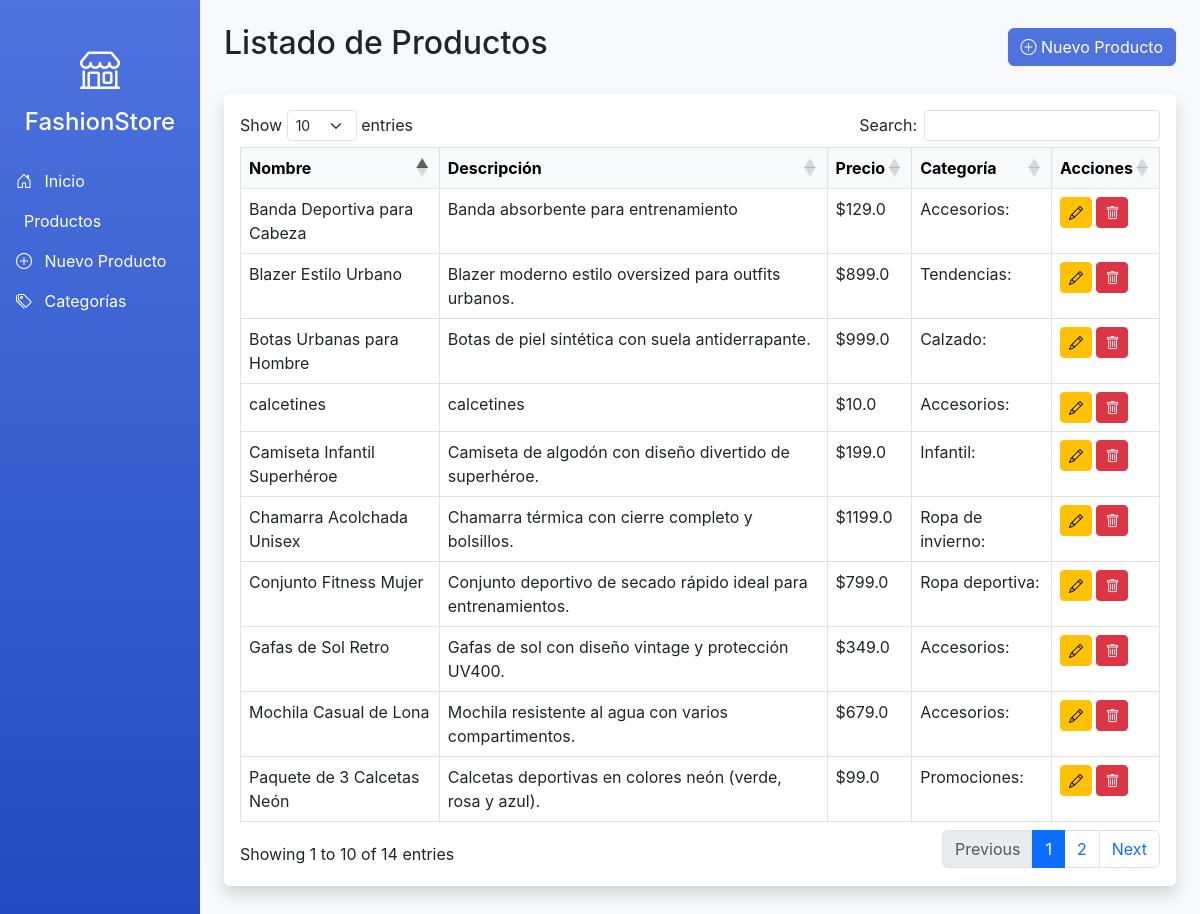
Before: /productos with the older database file.
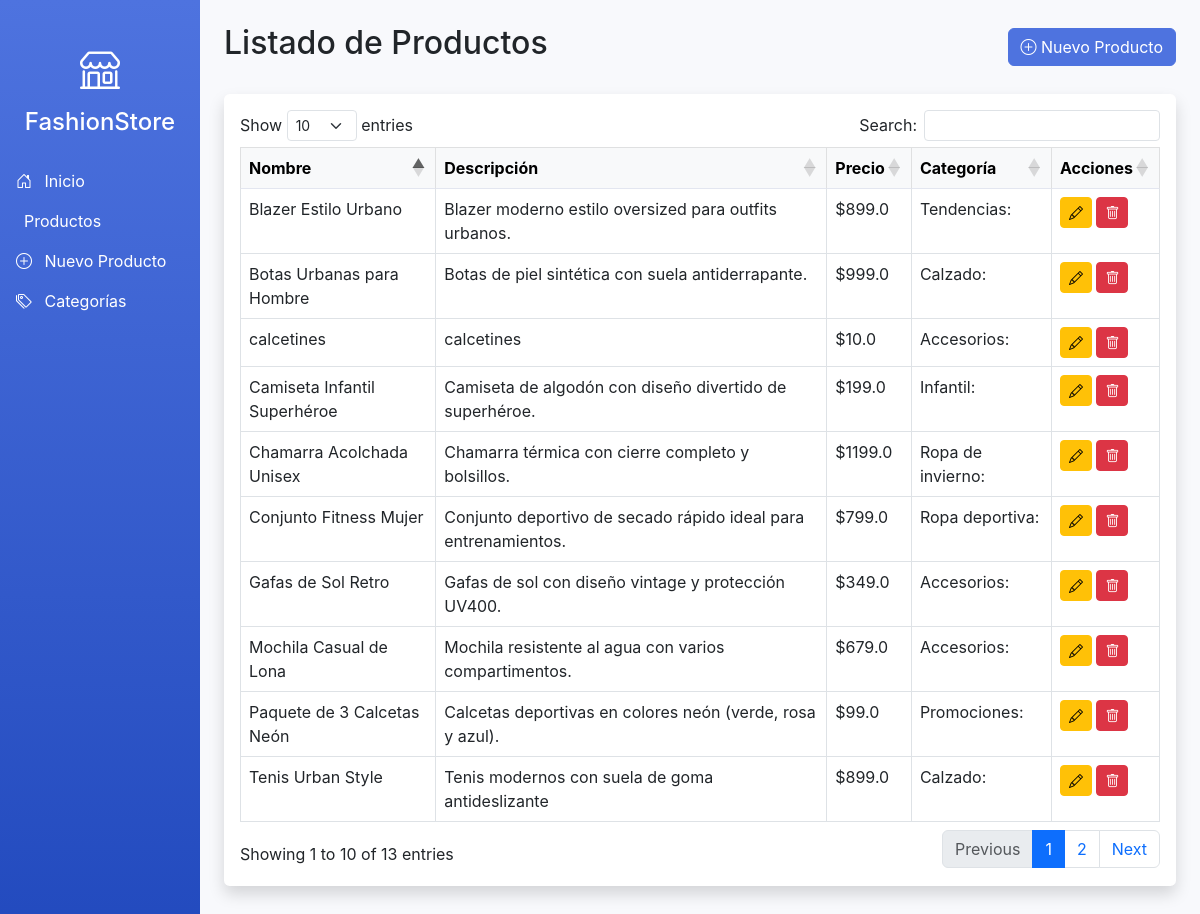
After: the same page with the newer database file.
### app.py (models this page shows)
class Producto(db.Model):
    id = db.Column(db.Integer, primary_key=True)
    nombre = db.Column(db.String(100), nullable=False)
    descripcion = db.Column(db.String(200), nullable=False)
    precio = db.Column(db.Float, nullable=False)
    talla = db.Column(db.String(10), nullable=True)
    color = db.Column(db.String(20), nullable=True)
    categoria_id = db.Column(db.Integer, db.ForeignKey('categoria.id'), nullable=False)

class Categoria(db.Model):
    id = db.Column(db.Integer, primary_key=True)
    nombre = db.Column(db.String(50), nullable=False)
    productos = db.relationship('Producto', backref='categoria', lazy=True)

### app.py (the view)
@app.route('/productos')
def listar_productos():
    productos = Producto.query.all()
    categorias = Categoria.query.all()
    return render_template('productos.html', productos=productos, categorias=categorias)

### templates/productos.html (shortened to what this page needs)
{% extends 'base.html' %}
{% block content %}
<div class="d-flex justify-content-between align-items-center mb-4">
    <h2>Listado de Productos</h2>
    <a href="{{ url_for('crear_producto') }}" class="btn btn-primary">
        <i class="bi bi-plus-circle"></i> Nuevo Producto
    </a>
</div>
<div class="card shadow mb-4">
    <div class="card-body">
        <div class="table-responsive">
            <table class="table table-bordered" id="dataTable" width="100%" cellspacing="0">
                <thead class="table-light">
                    <tr>
                        <th>Nombre</th>
                        <th>Descripción</th>
                        <th>Precio</th>
                        <th>Categoría</th>
                        <th>Acciones</th>
                    </tr>
                </thead>
                <tbody>
                    {% for producto in productos %}
                    <tr>
                        <td>{{ producto.nombre }}</td>
                        <td>{{ producto.descripcion }}</td>
                        <td>${{ producto.precio }}</td>
                        <td>{{ producto.categoria.nombre }}</td>
                        <td>
                            <a href="{{ url_for('editar_producto', id=producto.id) }}" class="btn btn-sm btn-warning">
                                <i class="bi bi-pencil"></i>
                            </a>
                            <a href="{{ url_for('eliminar_producto', id=producto.id) }}" class="btn btn-sm btn-danger" onclick="return confirm('¿Estás seguro?')">
                                <i class="bi bi-trash"></i>
                            </a>
                        </td>
                    </tr>
                    {% endfor %}
                </tbody>
            </table>
        </div>
    </div>
</div>
{% endblock %}

### templates/base.html (shortened to what this page needs)
<!DOCTYPE html>
<html lang="es">
<head>
    <link href="https://cdn.jsdelivr.net/npm/bootstrap@5.3.0/dist/css/bootstrap.min.css" rel="stylesheet">
    <link rel="stylesheet" href="https://cdn.jsdelivr.net/npm/bootstrap-icons@1.10.0/font/bootstrap-icons.css">
    <link rel="stylesheet" href="https://cdn.datatables.net/1.13.6/css/dataTables.bootstrap5.min.css">
    <link rel="stylesheet" href="https://cdn.datatables.net/buttons/2.4.1/css/buttons.bootstrap5.min.css">
</head>
<body>
    <div class="container-fluid">
        <div class="row">
            <div class="col-md-3 col-lg-2 d-md-block sidebar collapse bg-primary text-white p-0">
                <div class="position-sticky pt-3">
                    <div class="text-center my-4">
                        <i class="bi bi-shop" style="font-size: 2.5rem;"></i>
                        <h4 class="mt-2">FashionStore</h4>
                    </div>
                    <ul class="nav flex-column">
                        <li class="nav-item">
                            <a class="nav-link text-white active" href="{{ url_for('home') }}">
                                <i class="bi bi-house-door me-2"></i> Inicio
                            </a>
                        </li>
                        <li class="nav-item">
                            <a class="nav-link text-white" href="{{ url_for('listar_productos') }}">
                                 Productos
                            </a>
                        </li>
                        <li class="nav-item">
                            <a class="nav-link text-white" href="{{ url_for('crear_producto') }}">
                                <i class="bi bi-plus-circle me-2"></i> Nuevo Producto
                            </a>
                        </li>
                        <li class="nav-item">
                            <a class="nav-link text-white" href="{{ url_for('listar_categorias') }}">
                                <i class="bi bi-tags me-2"></i> Categorías
                            </a>
                        </li>
                    </ul>
                </div>
            </div>
            <main class="col-md-9 ms-sm-auto col-lg-10 px-md-4 py-4">
                {% block content %}{% endblock %}
            </main>
        </div>
    </div>
</body>
</html>

### templates/base.html (style rules this page uses)
:root { --primary-color: #4e73df; --secondary-color: #858796; --success-color: #1cc88a; --info-color: #36b9cc; --warning-color: #f6c23e; --danger-color: #e74a3b; --light-color: #f8f9fc; --dark-color: #5a5c69; }
body { background-color: #f8f9fc; font-family: 'Nunito', -apple-system, BlinkMacSystemFont, 'Segoe UI', Roboto, 'Helvetica Neue', Arial, sans-serif; }
.sidebar { background: linear-gradient(180deg, var(--primary-color) 0%, #224abe 100%); min-height: 100vh; }
.card { border: none; border-radius: 0.35rem; box-shadow: 0 0.15rem 1.75rem 0 rgba(58, 59, 69, 0.15); }
.btn-primary { background-color: var(--primary-color); border-color: var(--primary-color); }
.table thead th { border-bottom: 2px solid #e3e6f0; }

Changed rows visible on the page:
removed Producto: nombre "Banda Deportiva para Cabeza", descripcion "Banda absorbente para entrenamiento", precio "129.0", categoria.nombre "Accesorios:"
now on this page (row unchanged): Producto: nombre "Tenis Urban Style", descripcion "Tenis modernos con suela de goma antideslizante", precio "899.0", categoria.nombre "Calzado:"
Other visible differences:
text written by a page script: "Show entries Search: Showing 1 to 10 of 14 entries Previous 1 2 Next" → "Show entries Search: Showing 1 to 10 of 13 entries Previous 1 2 Next"
